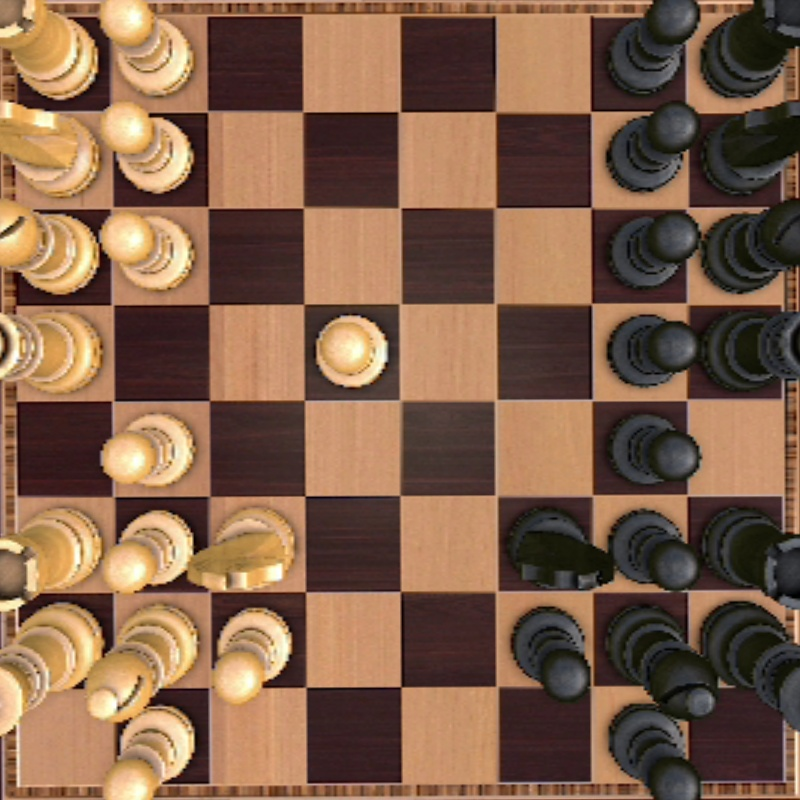
#> input picture data/estado_visual_pecas.jpg, 800 x 800 px
$ python -i camera.py   (imports and definitions only)
#> lines starting #> are read from the running program, lines starting #| are printed output that depends on the picture; after the words box and inside, x2 and y2 are one past the last pixel; in counts of white or black regions, pixels touching at a corner belong together
#> further down, picture is the input picture: shape (800, 800, 3); mean B, G, R 74.3, 96.7, 129.5
import cv2
import numpy as np

class BoardDetector:
    def __init__(self, camera_index=0):
        self.cap = cv2.VideoCapture(camera_index)

        if not self.cap.isOpened():
            print("Erro: Não foi possível conectar à câmera. Verifique o índice ou a conexão.")

        self.tamanho_tabuleiro = 800

        # IMPORTANTE:
        # A imagem gerada pelo OpenCV tem pixels de 0 até tamanho_tabuleiro - 1.
        # Usar o ponto 800 em uma imagem 800x800 joga a borda para fora da imagem
        # e pode criar um pequeno desalinhamento da grade verde.
        ultimo_pixel = self.tamanho_tabuleiro - 1
        self.pontos_destino = np.float32([
            [0, 0],
            [ultimo_pixel, 0],
            [ultimo_pixel, ultimo_pixel],
            [0, ultimo_pixel]
        ])

        self.pontos_origem = None

    def capturar_frame(self):
        sucesso, frame = self.cap.read()
        return frame if sucesso else None

    def ordenar_pontos(self, pontos):
        """
        Garante que os pontos capturados estejam sempre na ordem padrão:
        Superior-Esquerdo, Superior-Direito, Inferior-Direito, Inferior-Esquerdo.
        """
        retangulo = np.zeros((4, 2), dtype="float32")

        soma = pontos.sum(axis=1)
        retangulo[0] = pontos[np.argmin(soma)]
        retangulo[2] = pontos[np.argmax(soma)]

        diff = np.diff(pontos, axis=1)
        retangulo[1] = pontos[np.argmin(diff)]
        retangulo[3] = pontos[np.argmax(diff)]

        return retangulo

    def calibrar_automatico(self, frame):
        """
        Tenta localizar o tabuleiro automaticamente processando as bordas da imagem.
        Para funcionar corretamente, o tabuleiro não deve ter peças em cima.
        """
        print("\nTentando calibração automática... Por favor, deixe o tabuleiro vazio.")

        gray = cv2.cvtColor(frame, cv2.COLOR_BGR2GRAY)
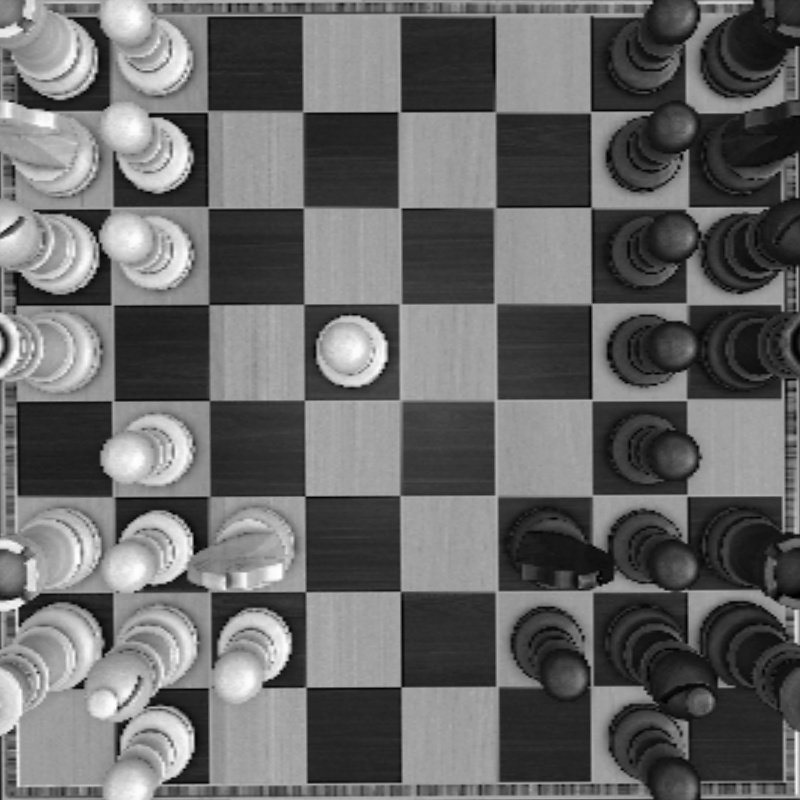
#> gray: shape (800, 800); min 0, max 255, mean 104
        blur = cv2.GaussianBlur(gray, (5, 5), 0)
        bordas = cv2.Canny(blur, 50, 150)
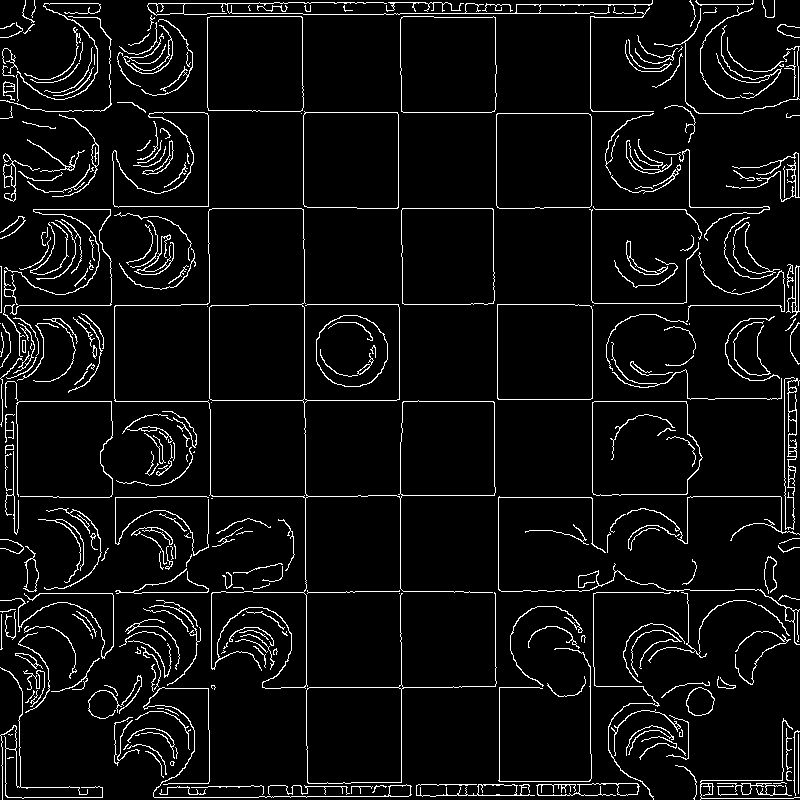
#> bordas: shape (800, 800); 5.6% white in thin lines or dots

        contornos, _ = cv2.findContours(bordas, cv2.RETR_EXTERNAL, cv2.CHAIN_APPROX_SIMPLE)
#> contornos = 298 contours, 189 with area under 20; largest, box (x1, y1, x2, y2) and area: (114, 208, 496, 689) 49432, (592, 401, 703, 496) 9283, (303, 111, 399, 209) 9056, (306, 592, 497, 784) 9038, (400, 16, 497, 113) 9022
        contornos = sorted(contornos, key=cv2.contourArea, reverse=True)

        for contorno in contornos:
            perimetro = cv2.arcLength(contorno, True)
            aproximacao = cv2.approxPolyDP(contorno, 0.02 * perimetro, True)

            if len(aproximacao) == 4:
                pontos = aproximacao.reshape(4, 2)
                self.pontos_origem = self.ordenar_pontos(pontos)

                print("Tabuleiro localizado automaticamente com sucesso.")
                return True
#> this loop made 3 passes
#> (perimetro, pontos, soma in ordenar_pontos, diff in ordenar_pontos, self.pontos_origem) on pass 3: (380.7, [[304, 111], [304, 206], [397, 208], [397, 112]], [415, 510, 605, 509], [-193, -98, -189, -285], [[304, 111], [397, 112], [397, 208], [304, 206]])
#> perimetro on passes 1 to 2: 3321.8, 389.7
#| Tabuleiro localizado automaticamente com sucesso.

        print("Não foi possível localizar o tabuleiro automaticamente.")
        return False

    # [119 lines left out: functions calibrar_com_mouse, retificar_tabuleiro, desenhar_grade_para_teste, not called in this run]

    def fechar(self):
        self.cap.release()
        cv2.destroyAllWindows()


# [23 lines not run here, left out]

>>> import cv2
>>> picture = cv2.imread('../../data/estado_visual_pecas.jpg')
>>> result = BoardDetector().calibrar_automatico(picture)
#> result = True
